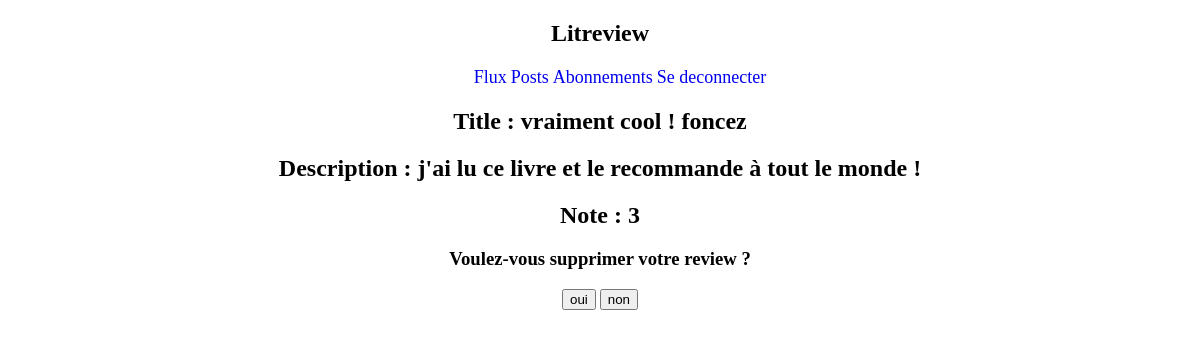
Page /supprimer-review/10/ (signed in) on the committed database.
### blog/models.py (models this page shows)
class Review(models.Model):
    ticket_associe = models.ForeignKey(to=Ticket, on_delete=models.CASCADE, null=True, blank=True)
    rating = models.PositiveSmallIntegerField(
        validators=[MinValueValidator(0), MaxValueValidator(5)])
    headline = models.CharField(max_length=128)
    body = models.CharField(max_length=8192, blank=True)
    user_associe = models.ForeignKey(
        User, on_delete=models.CASCADE, null=True, blank=True)
    time_created = models.DateTimeField(auto_now_add=True)

### blog/views.py (the view)
# urls.py: path('supprimer-review/<review_id>/', views.page_supprimer_review),
def page_supprimer_review(request, review_id):
    try:
        if not request.session['connected']:
            print(request.session['connected'])
            return redirect('/index')
        else:
            pass
    except KeyError:
        print("probleme avec la session")
    user = User.objects.get(username=request.session['username'])
    try:
        review = Review.objects.get(id=review_id, user_associe=user)
    except ObjectDoesNotExist:
        return redirect('/vos-posts')
    except ValueError:
        return redirect('/vos-posts')
    if request.method == 'POST':
        submit_response = request.POST.get('submit')
        if submit_response == "oui":
            review.delete()
            review_deleted = True
            context = {
                'review_deleted': review_deleted
            }
            return render(request, 'templates/blog/supprimer-review.html', context)
        else:
            review_not_delated = True
            context = {
                'review_not_deleted': review_not_delated,
                'review': review
            }
            return render(request, 'templates/blog/supprimer-review.html', context)
    else:
        context = {
            'review': review
        }
        return render(request, 'templates/blog/supprimer-review.html', context)

### blog/templates/blog/supprimer-review.html (shortened to what this page needs)
<!doctype html>
<html lang="fr">
<head>
    {% block header %}
    {% include 'blog/barre_de_navigation.html' %}
    {% endblock %}
  {% load static %}
  <link rel="stylesheet" href="{% static 'blog/flux.css' %}">
</head>
<body>
{% if review %}
        <form method="post" action="" style="text-align: center">
            <h2>Title : {{review.headline}}</h2>
            <h2>Description : {{review.body}}</h2>
            <h2>Note : {{review.rating}}</h2>
            <h3>Voulez-vous supprimer votre review ?</h3>
            <input type="submit" value="oui" name="submit">
            <input type="submit" value="non" name="submit">
        </form>
{% endif %}
</body>
</html>

### blog/static/blog/flux.css (style rules this page uses)
button, h1, h2 { text-align: center; }

### rows in the picture
Review: headline "vraiment cool ! foncez", body "j'ai lu ce livre et le recommande à tout le monde !", rating "3"
